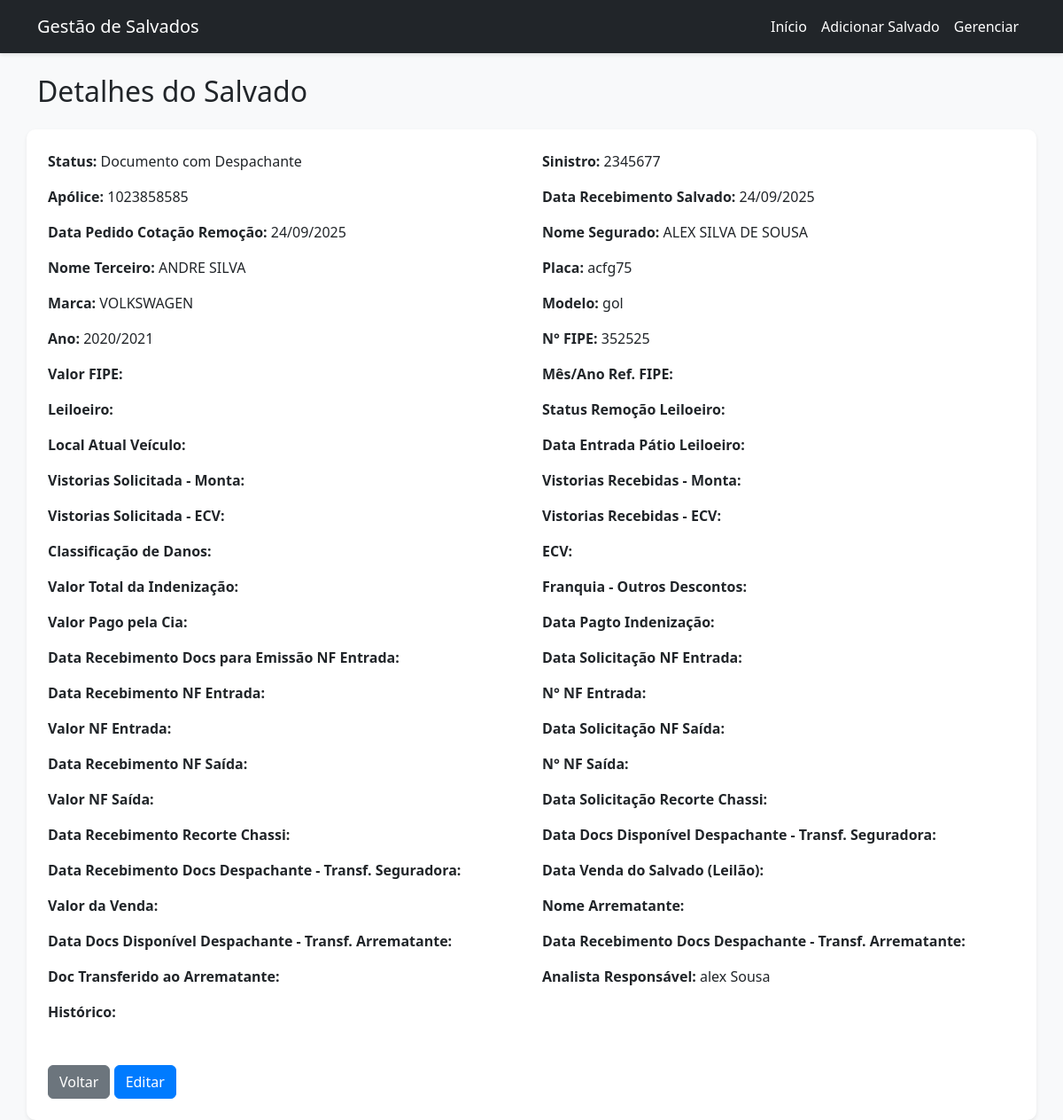
Page /detalhes/3 on the committed database.
### tables this page shows
CREATE TABLE salvados (
                id INTEGER PRIMARY KEY AUTOINCREMENT,
                status TEXT,
                sinistro TEXT,
                apolice TEXT,
                data_recebimento_salvado DATE,
                data_pedido_cotacao_remocao DATE,
                nome_segurado TEXT,
                nome_terceiro TEXT,
                placa TEXT,
                marca TEXT,
                modelo TEXT,
                ano TEXT,
                n_fipe TEXT,
                valor_fipe REAL,
                mes_ano_ref_fipe TEXT,
                leiloeiro TEXT,
                status_remocao_leiloeiro TEXT,
                local_atual_veiculo TEXT,
                data_entrada_patio_leiloeiro DATE,
                vistorias_solicitada_monta DATE,
                vistorias_recebidas_monta DATE,
                vistorias_solicitada_ecv DATE,
                vistorias_recebidas_ecv DATE,
                classificacao_danos TEXT,
                ecv TEXT,
                valor_total_indenizacao REAL,
                franquia_outros_descontos REAL,
                valor_pago_pela_cia REAL,
                data_pagto_indenizacao DATE,
                data_recebimento_docs_nf_entrada DATE,
                data_solicitacao_nf_entrada DATE,
                data_recebimento_nf_entrada DATE,
                n_nf_entrada TEXT,
                valor_nf_entrada REAL,
                data_solicitacao_nf_saida DATE,
                data_recebimento_nf_saida DATE,
                n_nf_saida TEXT,
                valor_nf_saida REAL,
                data_solicitacao_recorte_chassi DATE,
                data_recebimento_recorte_chassi DATE,
                data_docs_disponivel_transf_seguradora DATE,
                data_recebimento_docs_transf_seguradora DATE,
                data_venda_salvado DATE,
                valor_venda REAL,
                nome_arrematante TEXT,
                data_docs_disponivel_transf_arrematante DATE,
                data_recebimento_docs_transf_arrematante DATE,
                doc_transferido_arrematante TEXT,
                analista_responsavel TEXT,
                historico TEXT
            );

### app.py (the view)
@app.route('/detalhes/<int:id>')
def detalhes(id):
    salvado = db.get_salvado_by_id(id)
    if salvado:
        return render_template('salvado_detalhes.html', salvado=salvado)
    return redirect(url_for('index'))

### app.py (called while the page is built)
def strftime_filter(value, format_string):
    if value and isinstance(value, (datetime, str)):
        if isinstance(value, str):
            try:
                value = datetime.strptime(value, '%Y-%m-%d')
            except ValueError:
                return value
        return value.strftime(format_string)
    return ''

### models.py (called while the page is built)
    def get_salvado_by_id(self, id):
        cursor = self.conn.cursor()
        cursor.execute('SELECT * FROM salvados WHERE id=?', (id,))
        row = cursor.fetchone()
        if row:
            return Salvado(*row)
        return None

### templates/salvado_detalhes.html (shortened to what this page needs)
{% extends "base.html" %}
{% block content %}
<h2 class="mb-4  container mt-4">Detalhes do Salvado</h2>
<div class="card p-4 shadow-sm  container mt-4">
    <div class="row">
        <div class="col-md-6 mb-3">
            <strong>Status:</strong> {{ salvado.status }}
        </div>
        <div class="col-md-6 mb-3">
            <strong>Sinistro:</strong> {{ salvado.sinistro }}
        </div>
        <div class="col-md-6 mb-3">
            <strong>Apólice:</strong> {{ salvado.apolice }}
        </div>
        <div class="col-md-6 mb-3">
            <strong>Data Recebimento Salvado:</strong> {{
            salvado.data_recebimento_salvado|default('')|strftime('%d/%m/%Y') if salvado.data_recebimento_salvado else
            '' }}
        </div>
        <div class="col-md-6 mb-3">
            <strong>Data Pedido Cotação Remoção:</strong> {{
            salvado.data_pedido_cotacao_remocao|default('')|strftime('%d/%m/%Y') if salvado.data_pedido_cotacao_remocao
            else '' }}
        </div>
        <div class="col-md-6 mb-3">
            <strong>Nome Segurado:</strong> {{ salvado.nome_segurado }}
        </div>
        <div class="col-md-6 mb-3">
            <strong>Nome Terceiro:</strong> {{ salvado.nome_terceiro }}
        </div>
        <div class="col-md-6 mb-3">
            <strong>Placa:</strong> {{ salvado.placa }}
        </div>
        <div class="col-md-6 mb-3">
            <strong>Marca:</strong> {{ salvado.marca }}
        </div>
        <div class="col-md-6 mb-3">
            <strong>Modelo:</strong> {{ salvado.modelo }}
        </div>
        <div class="col-md-6 mb-3">
            <strong>Ano:</strong> {{ salvado.ano }}
        </div>
        <div class="col-md-6 mb-3">
            <strong>N° FIPE:</strong> {{ salvado.n_fipe }}
        </div>
        <div class="col-md-6 mb-3">
            <strong>Valor FIPE:</strong> {{ salvado.valor_fipe|currency if salvado.valor_fipe is not none else '' }}
        </div>
        <div class="col-md-6 mb-3">
            <strong>Mês/Ano Ref. FIPE:</strong> {{ salvado.mes_ano_ref_fipe|default('') }}
        </div>
        <div class="col-md-6 mb-3">
            <strong>Leiloeiro:</strong> {{ salvado.leiloeiro }}
        </div>
        <div class="col-md-6 mb-3">
            <strong>Status Remoção Leiloeiro:</strong> {{ salvado.status_remocao_leiloeiro }}
        </div>
        <div class="col-md-6 mb-3">
            <strong>Local Atual Veículo:</strong> {{ salvado.local_atual_veiculo }}
        </div>
        <div class="col-md-6 mb-3">
            <strong>Data Entrada Pátio Leiloeiro:</strong> {{
        </div>
        <div class="col-md-6 mb-3">
            <strong>Vistorias Solicitada - Monta:</strong> {{
        </div>
        <div class="col-md-6 mb-3">
            <strong>Vistorias Recebidas - Monta:</strong> {{
        </div>
        <div class="col-md-6 mb-3">
            <strong>Vistorias Solicitada - ECV:</strong> {{
        </div>
        <div class="col-md-6 mb-3">
            <strong>Vistorias Recebidas - ECV:</strong> {{
        </div>
        <div class="col-md-6 mb-3">
            <strong>Classificação de Danos:</strong> {{ salvado.classificacao_danos }}
        </div>
        <div class="col-md-6 mb-3">
            <strong>ECV:</strong> {{ salvado.ecv }}
        </div>
        <div class="col-md-6 mb-3">
            <strong>Valor Total da Indenização:</strong> {{ salvado.valor_total_indenizacao|currency if
        </div>
        <div class="col-md-6 mb-3">
            <strong>Franquia - Outros Descontos:</strong> {{ salvado.franquia_outros_descontos|currency if
        </div>
        <div class="col-md-6 mb-3">
            <strong>Valor Pago pela Cia:</strong> {{ salvado.valor_pago_pela_cia|currency if salvado.valor_pago_pela_cia
        </div>
        <div class="col-md-6 mb-3">
            <strong>Data Pagto Indenização:</strong> {{ salvado.data_pagto_indenizacao|default('')|strftime('%d/%m/%Y')
        </div>
        <div class="col-md-6 mb-3">
            <strong>Data Recebimento Docs para Emissão NF Entrada:</strong> {{
        </div>
        <div class="col-md-6 mb-3">
            <strong>Data Solicitação NF Entrada:</strong> {{
        </div>
        <div class="col-md-6 mb-3">
            <strong>Data Recebimento NF Entrada:</strong> {{
        </div>
        <div class="col-md-6 mb-3">
            <strong>N° NF Entrada:</strong> {{ salvado.n_nf_entrada }}
        </div>
        <div class="col-md-6 mb-3">
            <strong>Valor NF Entrada:</strong> {{ salvado.valor_nf_entrada|currency if salvado.valor_nf_entrada is not
        </div>
        <div class="col-md-6 mb-3">
            <strong>Data Solicitação NF Saída:</strong> {{
        </div>
        <div class="col-md-6 mb-3">
            <strong>Data Recebimento NF Saída:</strong> {{
        </div>
        <div class="col-md-6 mb-3">
            <strong>N° NF Saída:</strong> {{ salvado.n_nf_saida }}
        </div>
        <div class="col-md-6 mb-3">
            <strong>Valor NF Saída:</strong> {{ salvado.valor_nf_saida|currency if salvado.valor_nf_saida is not none
        </div>
        <div class="col-md-6 mb-3">
            <strong>Data Solicitação Recorte Chassi:</strong> {{
        </div>
        <div class="col-md-6 mb-3">
            <strong>Data Recebimento Recorte Chassi:</strong> {{
        </div>
        <div class="col-md-6 mb-3">
            <strong>Data Docs Disponível Despachante - Transf. Seguradora:</strong> {{
        </div>
        <div class="col-md-6 mb-3">
            <strong>Data Recebimento Docs Despachante - Transf. Seguradora:</strong> {{
        </div>
        <div class="col-md-6 mb-3">
            <strong>Data Venda do Salvado (Leilão):</strong> {{
        </div>
        <div class="col-md-6 mb-3">
            <strong>Valor da Venda:</strong> {{ salvado.valor_venda|currency if salvado.valor_venda is not none else ''
        </div>
        <div class="col-md-6 mb-3">
            <strong>Nome Arrematante:</strong> {{ salvado.nome_arrematante }}
        </div>
        <div class="col-md-6 mb-3">
            <strong>Data Docs Disponível Despachante - Transf. Arrematante:</strong> {{
        </div>
        <div class="col-md-6 mb-3">
            <strong>Data Recebimento Docs Despachante - Transf. Arrematante:</strong> {{
        </div>
        <div class="col-md-6 mb-3">
            <strong>Doc Transferido ao Arrematante:</strong> {{ salvado.doc_transferido_arrematante }}
        </div>
        <div class="col-md-6 mb-3">
            <strong>Analista Responsável:</strong> {{ salvado.analista_responsavel }}
        </div>
        <div class="col-md-12 mb-3">
            <strong>Histórico:</strong>
        </div>
    </div>
    <div class="mt-3">
        <a href="{{ url_for('index') }}" class="btn btn-secondary">Voltar</a>
        <a href="{{ url_for('atualizar', id=salvado.id) }}" class="btn btn-primary">Editar</a>
    </div>
</div>
{% endblock %}

### static/style.css (style rules this page uses)
body { background-color: #f8f9fa; font-family: 'Segoe UI', Tahoma, Geneva, Verdana, sans-serif; }
.card { border: none; border-radius: 10px; }
.btn-primary { background-color: #007bff; border-color: #007bff; transition: background-color 0.3s; }
body { overflow-x: hidden; }

### rows in the picture
salvados: status "Documento com Despachante", sinistro "2345677", apolice "1023858585", data_recebimento_salvado|strftime "24/09/2025", data_pedido_cotacao_remocao|strftime "24/09/2025", nome_segurado "ALEX SILVA DE SOUSA", nome_terceiro "ANDRE SILVA", placa "acfg75", marca "VOLKSWAGEN", modelo "gol", ano "2020/2021", n_fipe "352525", analista_responsavel "alex Sousa"
